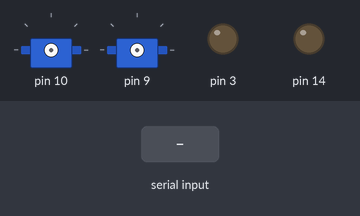
A sketch run on a simulated Arduino Uno, built with avr-gcc and run on an emulated ATmega328P. Shown: 2 × servo, output pins drawn as LEDs (lit = HIGH). The test bench sets the inputs (shaded band).

Above: at 1.2 s.
1.3 s: "1" received over Serial
2.8 s: "0" received over Serial
At 3.3 s:
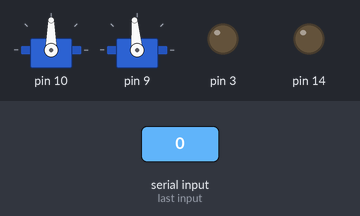
4.3 s: "2" received over Serial
At 5.5 s:
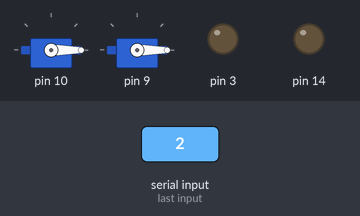
5.8 s: "3" received over Serial
At 6.7 s:
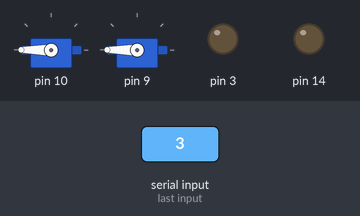
7.3 s: "4" received over Serial
At 7.9 s:
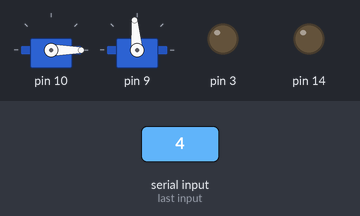
8.8 s: "5" received over Serial
At 10.2 s:
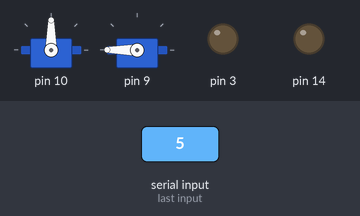
Timing chart, 0 to 11.3 s (numbered marks = the images above; inputs shaded):
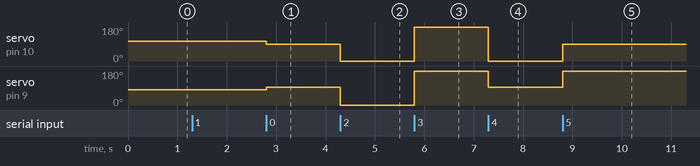

The sketch:

slave.ino
```cpp
/**
 * @file    slave.ino
 * @brief   set robot in slave mode and move it according received data
 *
 * @author  María Blázquez Partido <maria.b.partido@alumnos.uc3m.es>
 * @date    2014-08
 *
 *  -- Asociacion de Robotica, University Carlos III of Madrid
 */

#include <Bluetooth.h>
#include <Robot.h>
#include <Servomotor.h>
#include <UltrasonicSensor.h>
#include <Ultrasonic.h>
#include <Servo.h>


Robot my_bot(2,10,9);//don't need US

void setup()
{
    Serial.begin(38400);
}
void loop()
{
    if (Serial.available())//if data received
    {
        char tmpChar = Serial.read();
        switch(tmpChar)
        {
            case '0':
                my_bot.stop_robot();//stop the robot
                break;
            case '1':
                my_bot.move_back(2);//move the robot back-speed 2
                break;
            case'2':
                my_bot.turn_left(4);//turn the robot left-speed 4
                break;
            case'3':
                my_bot.turn_right(4);//turn the robot right-speed 4
                break;
            case'4':
                my_bot.turn_left(2);//turn the robot left-speed 2
                break;
            case'5':
                my_bot.turn_right(2);//turn the robot right-speed 2
                break;
            case'6':
                my_bot.move_forward(4);//move the robot forward-speed 4
                break;
            default:
                break;
        }
    }
}
```

UltrasonicSensor.cpp
```cpp
/**
 * @file    UltrasonicSensor.cpp
 * @brief   UltrasonicSensor class implementation
 *
 * @author  María Blázquez Partido <maria.b.partido@alumnos.uc3m.es>
 * @date    2014-08
 *
 *  -- Asociacion de Robotica, University Carlos III of Madrid
 */

#include "UltrasonicSensor.h"

/////////////////////////////////////////////////////////////////////////////////////////////////////////
UltrasonicSensor::UltrasonicSensor()
{
}
/////////////////////////////////////////////////////////////////////////////////////////////////////////
UltrasonicSensor::UltrasonicSensor(int echo_pin,int trigger_pin)
{
    set_echo(echo_pin);
    set_trigger(trigger_pin);
}
/////////////////////////////////////////////////////////////////////////////////////////////////////////
UltrasonicSensor::UltrasonicSensor(const UltrasonicSensor & us)
{
    _echo_pin=us._echo_pin;
    _trigger_pin=us._trigger_pin;
}
/////////////////////////////////////////////////////////////////////////////////////////////////////////
int UltrasonicSensor::get_echo()
{
    return _echo_pin;
}
/////////////////////////////////////////////////////////////////////////////////////////////////////////
int UltrasonicSensor::get_trigger()
{
    return _trigger_pin;
}
/////////////////////////////////////////////////////////////////////////////////////////////////////////
void UltrasonicSensor::set_echo(int echo_pin)
{
    _echo_pin=echo_pin;
}
/////////////////////////////////////////////////////////////////////////////////////////////////////////
void UltrasonicSensor::set_trigger(int trigger_pin)
{
    _trigger_pin=trigger_pin;
}
/////////////////////////////////////////////////////////////////////////////////////////////////////////
float UltrasonicSensor::get_distance()
{
    Ultrasonic US(_trigger_pin,_echo_pin);
    long microsec = US.timing();
    float distance = US.CalcDistance(microsec,Ultrasonic::CM);
    return(distance);
}
```

Measured:
- after the input at 2.8 s, servo on pin 10: 104° → 90° at once; servo on pin 9: 82° → 95° at once
- after the input at 4.3 s, servo on pin 10: 90° → 0° at once; servo on pin 9: 95° → 0° at once
- after the input at 5.8 s, servo on pin 10, servo on pin 9: 0° → 180° at once
- after the input at 7.3 s, servo on pin 10: 180° → 0° at once; servo on pin 9: 180° → 95° at once
- after the input at 8.8 s, servo on pin 10: 0° → 90° at once; servo on pin 9: 95° → 180° at once
